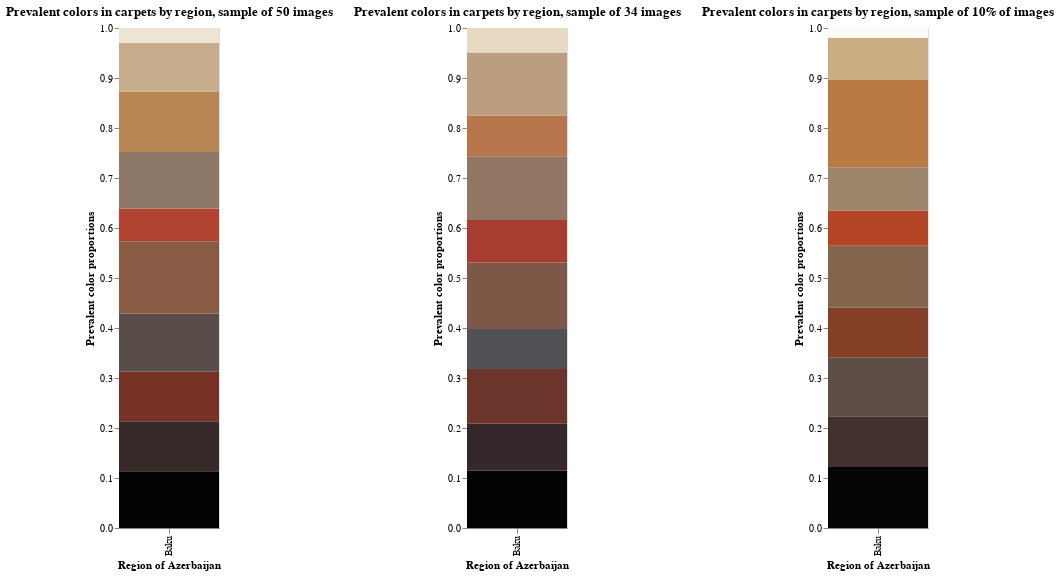

The notebook cell saved with this chart:
### Markdown cell above
As I hav used three different smapling sizes, I want to see how that affects the color distributions in the regions. So, I look initially only at Baku region which has 54 images to see if the distribution of colors differs greatly basd on the sample size.

### Code cell
import altair as alt

chart1 = alt.Chart(viz_df_50[:10], title='Prevalent colors in carpets by region, sample of 50 images').mark_bar(size=100).encode(
    alt.X(
        'region',
        axis=alt.Axis(
            title='Region of Azerbaijan'
        )
    ),
    alt.Y(
        'sum(prop)',
        scale=alt.Scale(domain=(0,1)),
        axis=alt.Axis(
            title='Prevalent color proportions'
        )
    ),
    
    color=alt.Color(
        'hex',
        scale=None,
        legend=None
    ),
    order=alt.Order(
        'hsp',
        sort='ascending'
    ),
    tooltip=['region', 'hex', 'prop']
).properties(
    width=100,
    height=500
)

chart2 = alt.Chart(viz_df_34[:10], title='Prevalent colors in carpets by region, sample of 34 images').mark_bar(size=100).encode(
    alt.X(
        'region',
        axis=alt.Axis(
            title='Region of Azerbaijan'
        )
    ),
    alt.Y(
        'sum(prop)',
        scale=alt.Scale(domain=(0,1)),
        axis=alt.Axis(
            title='Prevalent color proportions'
        )
    ),
    
    color=alt.Color(
        'hex',
        scale=None,
        legend=None
    ),
    order=alt.Order(
        'hsp',
        sort='ascending'
    ),
    tooltip=['region', 'hex', 'prop']
).properties(
    width=100,
    height=500
)

chart3 = alt.Chart(viz_df_10[:10], title='Prevalent colors in carpets by region, sample of 10% of images').mark_bar(size=100).encode(
    alt.X(
        'region',
        axis=alt.Axis(
            title='Region of Azerbaijan'
        )
    ),
    alt.Y(
        'sum(prop)',
        scale=alt.Scale(domain=(0,1)),
        axis=alt.Axis(
            title='Prevalent color proportions'
        )
    ),
    
    color=alt.Color(
        'hex',
        scale=None,
        legend=None
    ),
    order=alt.Order(
        'hsp',
        sort='ascending'
    ),
    tooltip=['region', 'hex', 'prop']
).properties(
    width=100,
    height=500
)

chart1 | chart2 | chart3

### Figure 1 — Vega-Lite specification as saved in the notebook (floating-point values rounded to 4 significant figures)
{"config": {"view": {"continuousWidth": 400, "continuousHeight": 300}}, "hconcat": [{"data": {"name": "data-b2307cb066a1421cacaa4f1e68edcfa4"}, "mark": {"type": "bar", "size": 100}, "encoding": {"color": {"field": "hex", "legend": null, "scale": null, "type": "nominal"}, "order": {"field": "hsp", "sort": "ascending", "type": "quantitative"}, "tooltip": [{"field": "region", "type": "nominal"}, {"field": "hex", "type": "nominal"}, {"field": "prop", "type": "quantitative"}], "x": {"axis": {"title": "Region of Azerbaijan"}, "field": "region", "type": "nominal"}, "y": {"aggregate": "sum", "axis": {"title": "Prevalent color proportions"}, "field": "prop", "scale": {"domain": [0, 1]}, "type": "quantitative"}}, "height": 500, "title": "Prevalent colors in carpets by region, sample of 50 images", "width": 100}, {"data": {"name": "data-56805ebfe36871c6125c3ffe7c905424"}, "mark": {"type": "bar", "size": 100}, "encoding": {"color": {"field": "hex", "legend": null, "scale": null, "type": "nominal"}, "order": {"field": "hsp", "sort": "ascending", "type": "quantitative"}, "tooltip": [{"field": "region", "type": "nominal"}, {"field": "hex", "type": "nominal"}, {"field": "prop", "type": "quantitative"}], "x": {"axis": {"title": "Region of Azerbaijan"}, "field": "region", "type": "nominal"}, "y": {"aggregate": "sum", "axis": {"title": "Prevalent color proportions"}, "field": "prop", "scale": {"domain": [0, 1]}, "type": "quantitative"}}, "height": 500, "title": "Prevalent colors in carpets by region, sample of 34 images", "width": 100}, {"data": {"name": "data-78b65233731954308e3c85be47b425cd"}, "mark": {"type": "bar", "size": 100}, "encoding": {"color": {"field": "hex", "legend": null, "scale": null, "type": "nominal"}, "order": {"field": "hsp", "sort": "ascending", "type": "quantitative"}, "tooltip": [{"field": "region", "type": "nominal"}, {"field": "hex", "type": "nominal"}, {"field": "prop", "type": "quantitative"}], "x": {"axis": {"title": "Region of Azerbaijan"}, "field": "region", "type": "nominal"}, "y": {"aggregate": "sum", "axis": {"title": "Prevalent color proportions"}, "field": "prop", "scale": {"domain": [0, 1]}, "type": "quantitative"}}, "height": 500, "title": "Prevalent colors in carpets by region, sample of 10% of images", "width": 100}], "$schema": "https://vega.github.io/schema/vega-lite/v4.17.0.json", "datasets": {"data-b2307cb066a1421cacaa4f1e68edcfa4": [{"hex": "#040303", "hsp": 3.654, "prop": 0.1133, "region": "Baku"}, {"hex": "#382929", "hsp": 46.8, "prop": 0.1004, "region": "Baku"}, {"hex": "#773226", "hsp": 76.98, "prop": 0.09864, "region": "Baku"}, {"hex": "#594d49", "hsp": 80.8, "prop": 0.1167, "region": "Baku"}, {"hex": "#895b44", "hsp": 105.1, "prop": 0.1447, "region": "Baku"}, {"hex": "#b24330", "hsp": 111.9, "prop": 0.06545, "region": "Baku"}, {"hex": "#8d7868", "hsp": 125.7, "prop": 0.113, "region": "Baku"}, {"hex": "#b88555", "hsp": 146.3, "prop": 0.1203, "region": "Baku"}, {"hex": "#c5ac8b", "hsp": 176.9, "prop": 0.0975, "region": "Baku"}, {"hex": "#ede4d1", "hsp": 229.4, "prop": 0.03004, "region": "Baku"}], "data-56805ebfe36871c6125c3ffe7c905424": [{"hex": "#040303", "hsp": 3.882, "prop": 0.1146, "region": "Baku"}, {"hex": "#34282a", "hsp": 44.47, "prop": 0.09398, "region": "Baku"}, {"hex": "#6c352b", "hsp": 73.43, "prop": 0.1095, "region": "Baku"}, {"hex": "#525155", "hsp": 82.59, "prop": 0.07975, "region": "Baku"}, {"hex": "#7f5746", "hsp": 99.54, "prop": 0.1335, "region": "Baku"}, {"hex": "#a73c31", "hsp": 103.9, "prop": 0.08487, "region": "Baku"}, {"hex": "#917763", "hsp": 125.8, "prop": 0.1274, "region": "Baku"}, {"hex": "#b6754a", "hsp": 136.6, "prop": 0.08149, "region": "Baku"}, {"hex": "#bb9e7f", "hsp": 164.9, "prop": 0.126, "region": "Baku"}, {"hex": "#e7dac2", "hsp": 219.7, "prop": 0.04903, "region": "Baku"}], "data-78b65233731954308e3c85be47b425cd": [{"hex": "#060506", "hsp": 6.08, "prop": 0.1219, "region": "Baku"}, {"hex": "#42302c", "hsp": 54.1, "prop": 0.1014, "region": "Baku"}, {"hex": "#5e4e46", "hsp": 82.94, "prop": 0.1183, "region": "Baku"}, {"hex": "#863f27", "hsp": 88.98, "prop": 0.09881, "region": "Baku"}, {"hex": "#84644d", "hsp": 109.0, "prop": 0.1241, "region": "Baku"}, {"hex": "#b44627", "hsp": 113.4, "prop": 0.07024, "region": "Baku"}, {"hex": "#9d856c", "hsp": 138.5, "prop": 0.0869, "region": "Baku"}, {"hex": "#ba7a44", "hsp": 140.4, "prop": 0.1743, "region": "Baku"}, {"hex": "#ccac83", "hsp": 178.9, "prop": 0.08471, "region": "Baku"}, {"hex": "#fbfaf8", "hsp": 250.7, "prop": 0.01938, "region": "Baku"}]}}
